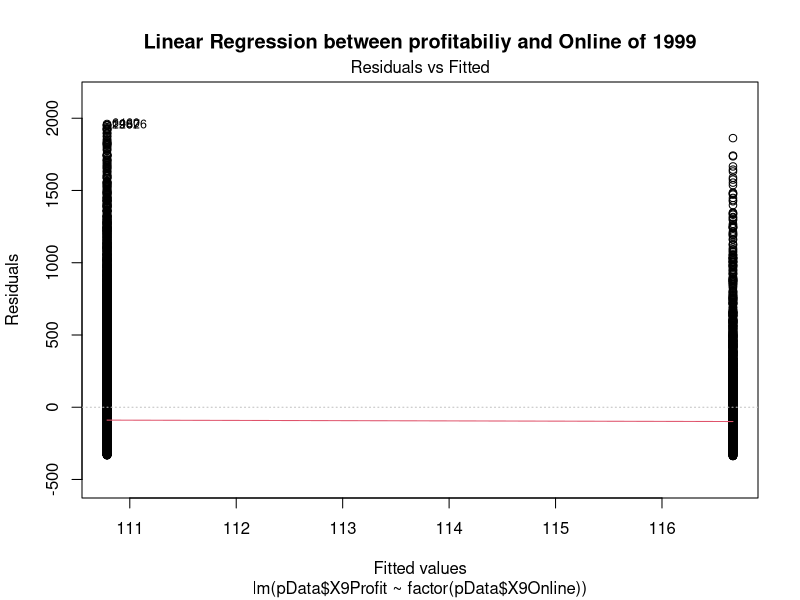
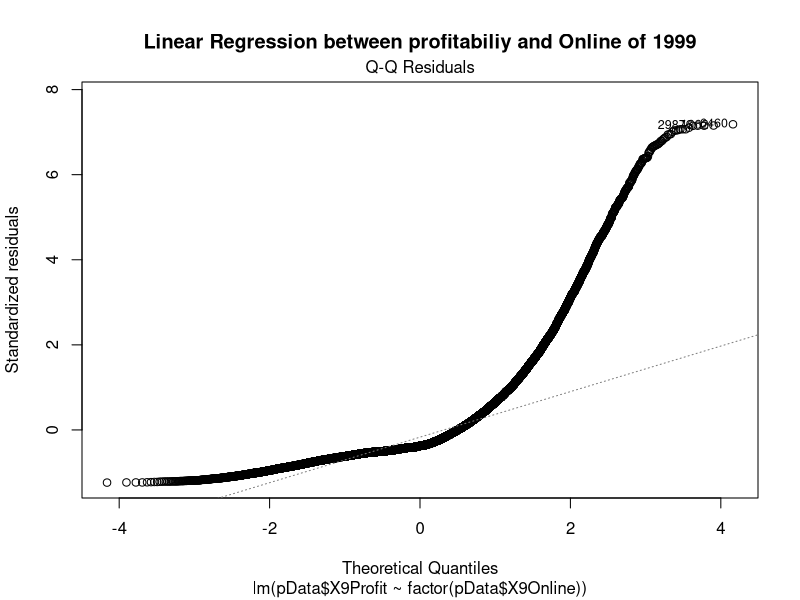
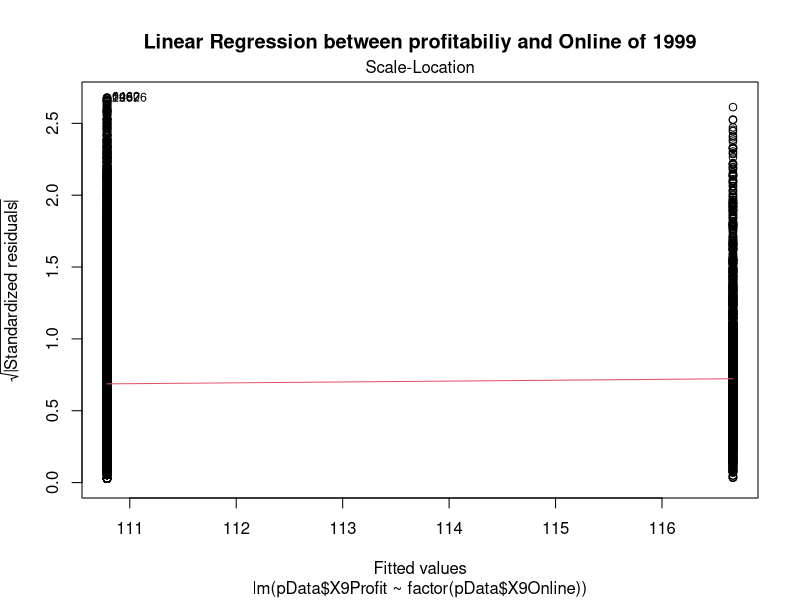
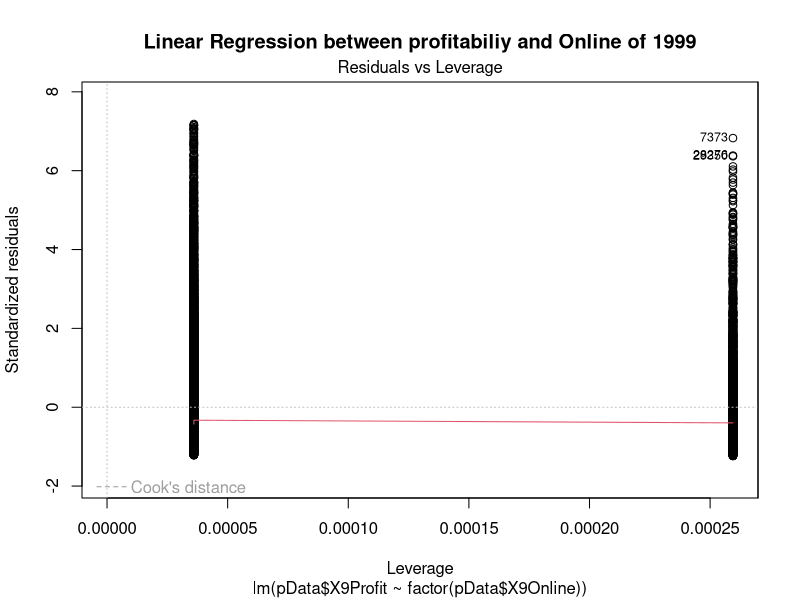
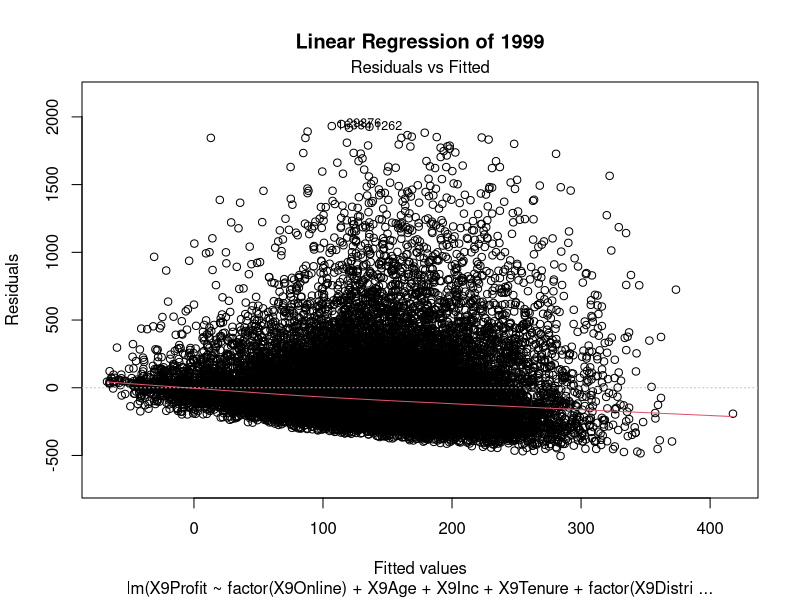
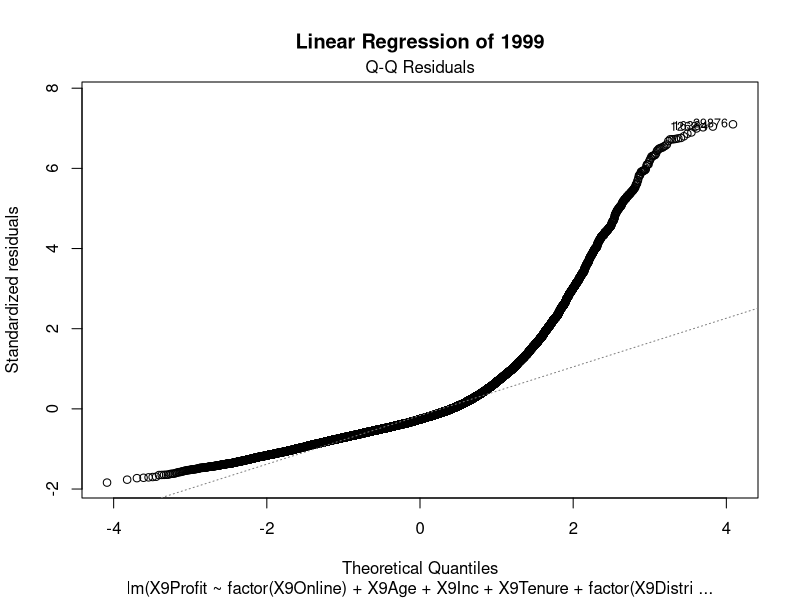
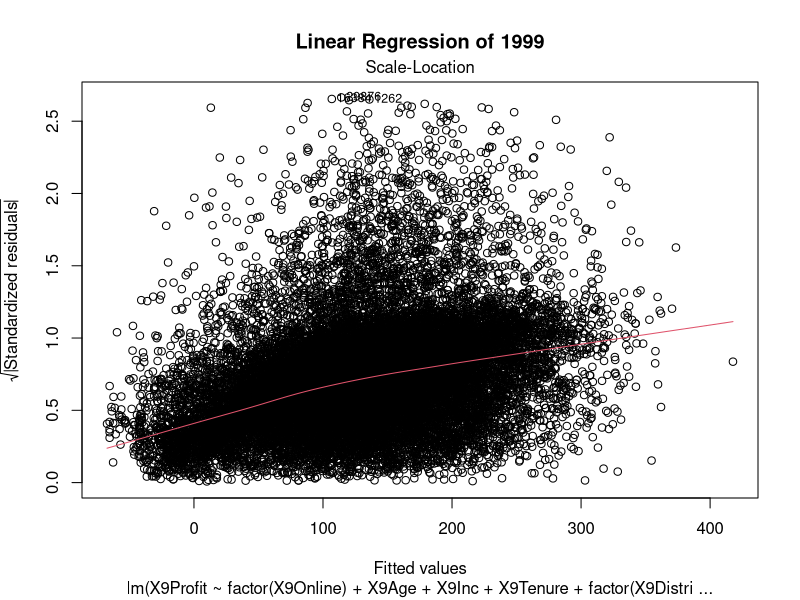
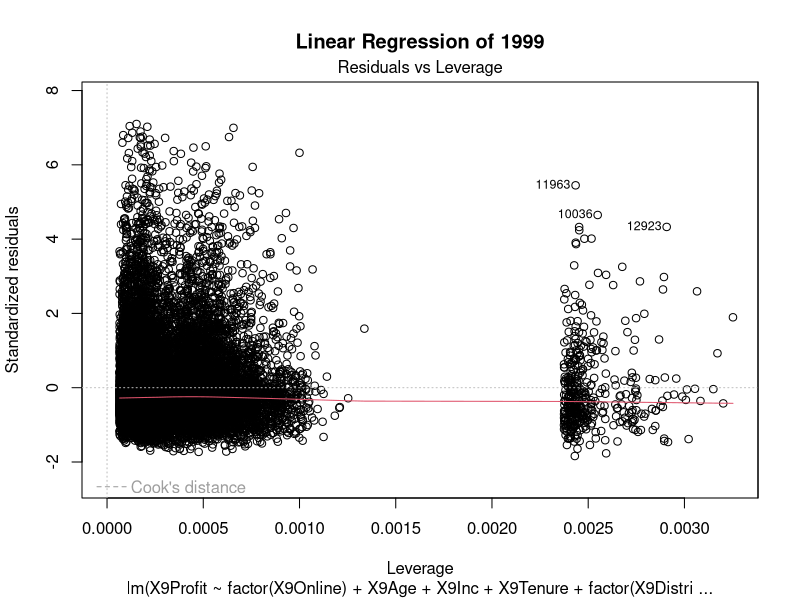

Write the R code that produced these figures, in order.
pData = read.csv("PilgrimCaseData.csv")

modelOnline9 <- lm(pData$X9Profit~factor(pData$X9Online))
summary(modelOnline9)

plot(modelOnline9,main = "Linear Regression between profitabiliy and Online of 1999")

model9 <- lm(X9Profit~factor(X9Online)+X9Age+X9Inc+X9Tenure+factor(X9District)+factor(X9Billpay),data = pData)
summary(model9)

plot(model9, main = "Linear Regression of 1999")
